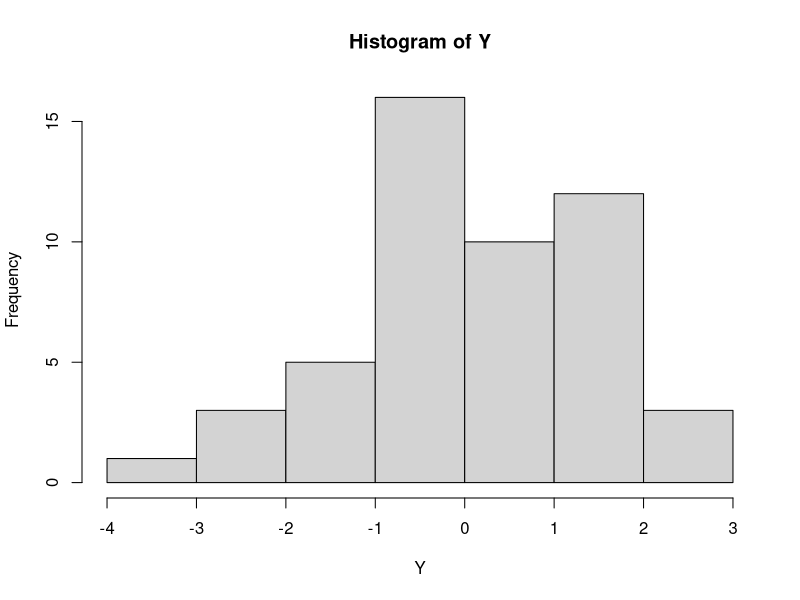

The R source for this figure:
set.seed(189807771)
X1 <- rnorm(50)
X2 <- sqrt(0.75)*rnorm(50) + 0.5*X1
Y <- X1 - X2 + rnorm(50)
hist(Y)

## 0th Order
confint(lm(Y ~ X1))[2,]

## 1st Order
resid <- Y - fitted(lm(Y ~ X2))
confint(lm(resid ~ 0 + X1))[1,]
## OR (more like what we are doing for a single iteration)

joint_mod <- lm(Y ~ X1 + X2)
partial_resid <- Y - fitted(joint_mod) + joint_mod$coefficients[2]*X1
confint(lm(partial_resid ~ 0 + X1))[1,]

X <- cbind(1, X1, X2)
Xzj <- cbind(1, 0, X2)
proj <- (diag(length(Y)) - Xzj%*%solve(t(X) %*% X)%*%t(X))
R <- proj %*% Y
confint(lm(R ~ 0 + X1))[1,]

## 2nd Order
confint(lm(Y ~ X1 + X2))[2,]

###
X <- X2
proj <- (diag(length(Y)) - X%*%solve(t(X) %*% X)%*%t(X))
R <- as.numeric(proj %*% Y)
confint(lm(R ~ as.numeric(proj %*% X1)))[2,]

# Projection (2nd order...although maybe 1st order versions exist in model selection context?)
X <- model.matrix(~X2)
Q <- diag(length(Y)) - X %*% solve(crossprod(X)) %*% t(X)
yy <- Q %*% Y
XX <- Q %*% X1
lm(yy ~ 0 + XX) |> confint()
